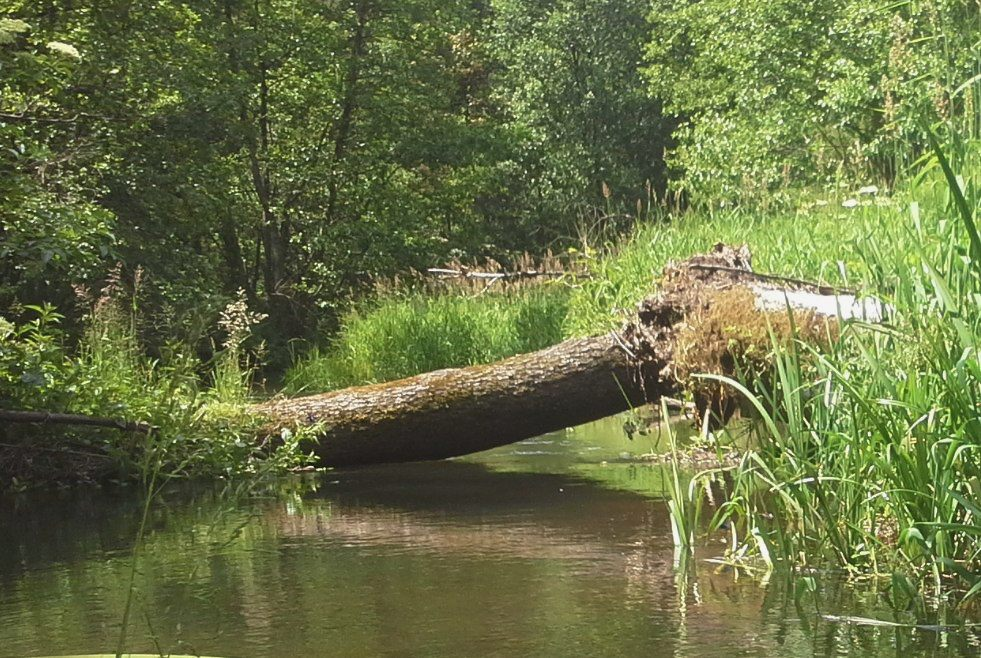
%> input picture lab1/rzeczka.jpg, 981 x 658 px
$ octave labson.m   (GNU Octave 9; MATLAB toolbox functions it lacks are replaced by stand-ins)
%> lines starting %> are read from the running program, lines starting %| are printed output that depends on the picture
img = imread('rzeczka.jpg');
%> img is the input picture: size 658x981x3 uint8; mean R, G, B 104.7, 113.4, 68.7
[rows,cols,channels] = size(img);
%> rows = 658; cols = 981; channels = 3
mid = floor(cols/2);
%> mid = 490
lewo = img(:,1:300,:);
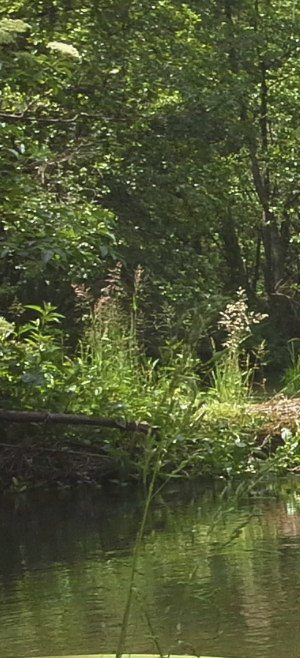
%> lewo: size 658x300x3 uint8; mean R, G, B 80.5, 87.5, 52.1
lewo = lewo(:,end:-1:1,:);
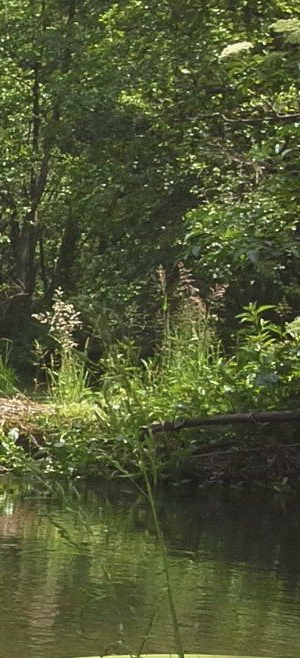
%> lewo: size 658x300x3 uint8; mean R, G, B 80.5, 87.5, 52.1; mean of the top-left, top-right, bottom-left and bottom-right quarters 68.9, 73.6, 84.9, 66
prawo = img(:,mid:end,:);
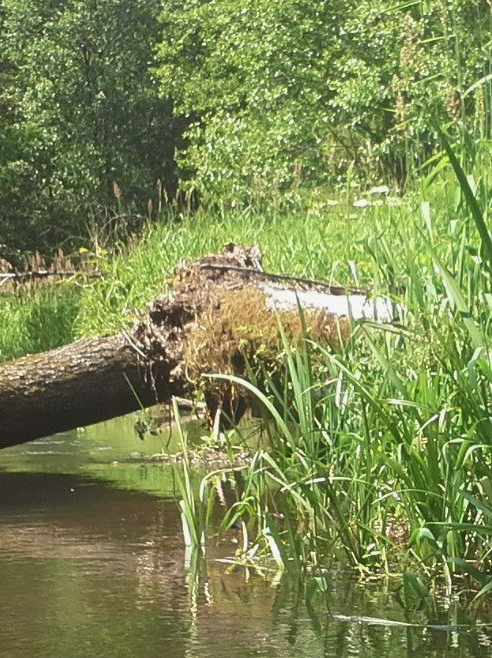
%> prawo: size 658x492x3 uint8; mean R, G, B 125.2, 136.4, 83.1
wynik = [lewo,prawo];
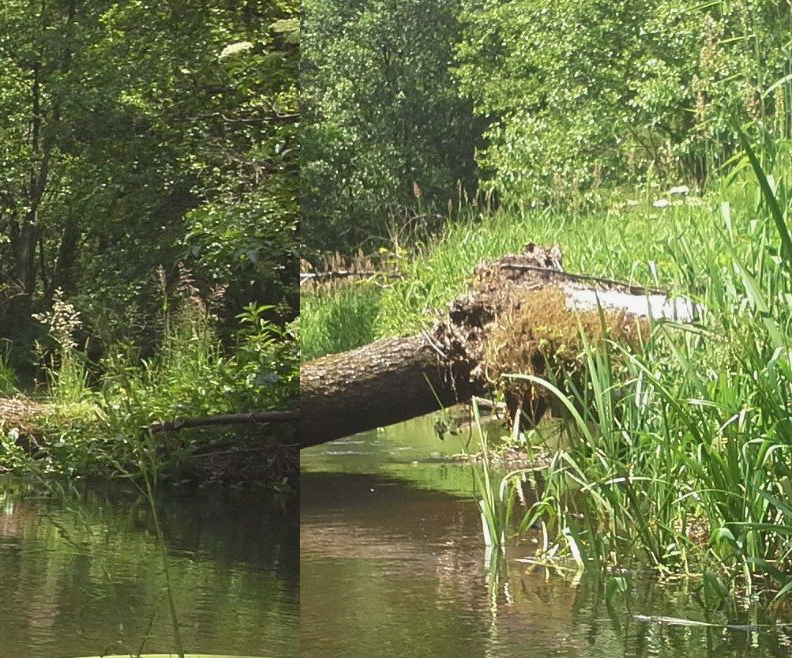
%> wynik: size 658x792x3 uint8; mean R, G, B 108.3, 117.9, 71.3
imshow(wynik);
